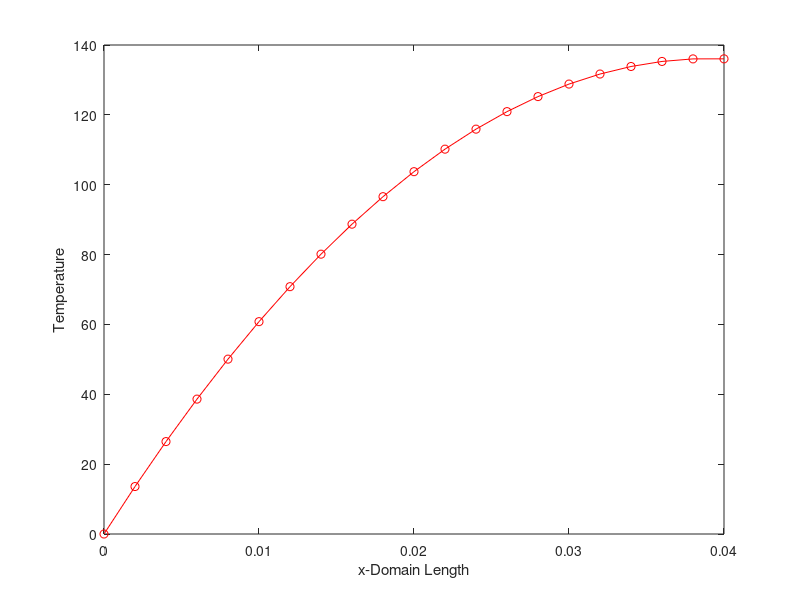

Write MATLAB code to recreate this figure.
% 1D Steady Heat conduction with Heat Generation & Convection
clear all; clc

% Known Parameters
Lx = 0.04; % Length of x-domian (0.04 m)
M = 21; % Number of grid points chosen along x-domain
T_inf = 30; % Free air temperature (30 C)
h = 45; % Convection Heat transfer coefficient
k = 28; % Thermal conductivity
q = 5e6; % Heat Generation (W/m^3)

dx = Lx/(M-1); % grid size

% Initializing Temperature Matrix
T = zeros(1,M);

% Boundary Conditions
T(1,1) = 0; % Left Boundary Condition

% Computation
err = 1; % Error
epsilon = 1e-8; % Tolerance
n = 0; % Iterator

while err>epsilon
    T_old = T; % T_old = T from kth iteration
    for i=2:M-1
        T(1,i) = (1/2)*(T(1,i+1)+T(1,i-1)+(q/k)*(dx^2));
    end
    % Right Boundary Condition
    T(1,M) = (4*T(1,M-1)-T(1,M-2)+T_inf*(2*h*dx/k))/(3+(2*h*dx/k));
    err = 0; % Error
    for i=1:M
        err = err + power(T(1,i)-T_old(1,i),2);
    end
    err = sqrt(err/M);
    n = n+1; % iterator
end
T
n
err

% Plotting
x = linspace(0,Lx,M);
plot(x,T,'ro-')
xlabel('x-Domain Length'),ylabel('Temperature')
